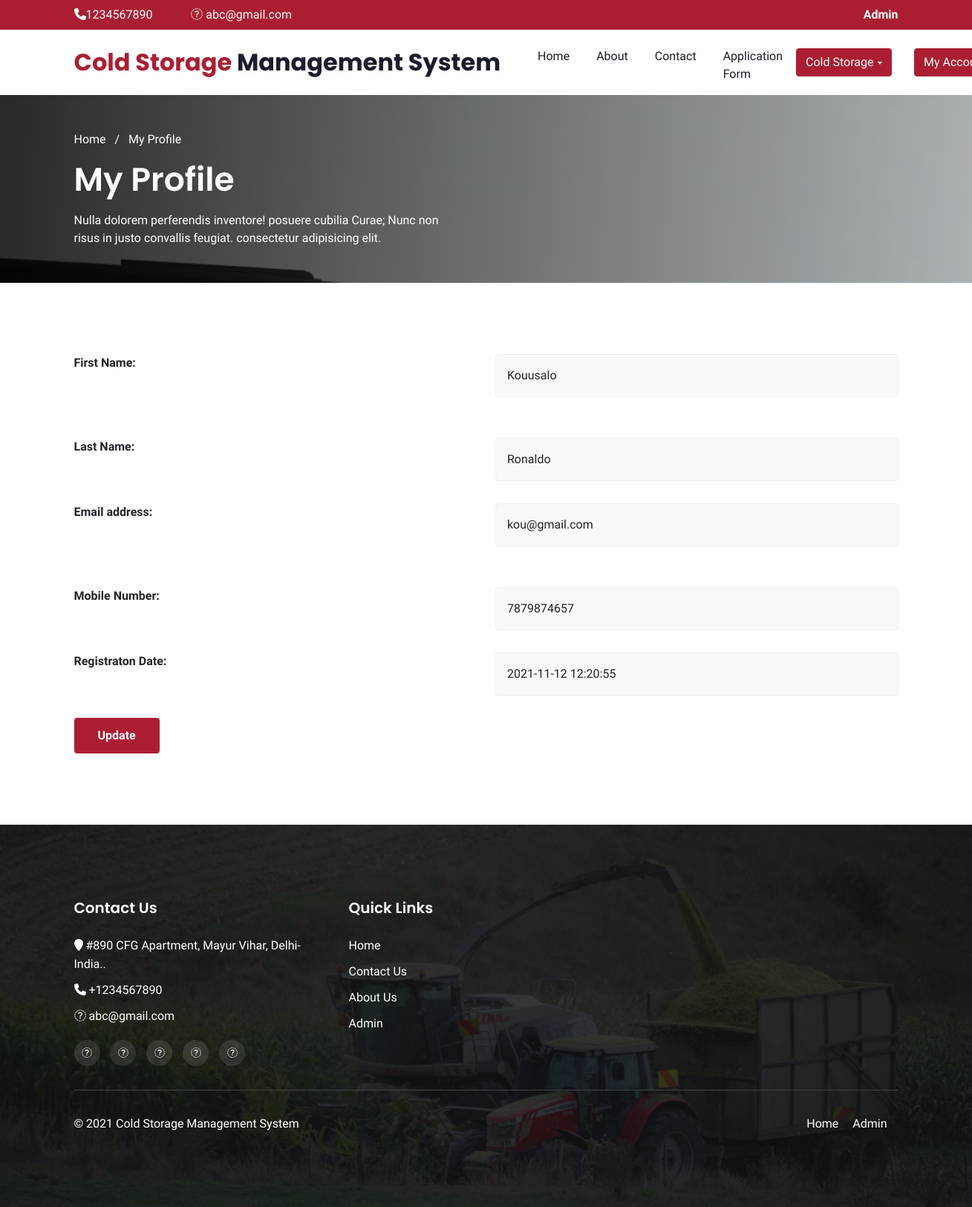
/profile.php (signed in), run on the app's committed database.
### tables this page shows
CREATE TABLE `tblpage` (
  `ID` int(10) NOT NULL,
  `PageType` varchar(200) DEFAULT NULL,
  `PageTitle` varchar(200) DEFAULT NULL,
  `PageDescription` mediumtext DEFAULT NULL,
  `Email` varchar(200) DEFAULT NULL,
  `MobileNumber` bigint(10) DEFAULT NULL,
  `UpdationDate` timestamp NULL DEFAULT NULL ON UPDATE current_timestamp()
);

CREATE TABLE `tbluser` (
  `ID` int(5) NOT NULL,
  `FirstName` varchar(200) DEFAULT NULL,
  `LastName` varchar(200) DEFAULT NULL,
  `MobileNumber` bigint(10) DEFAULT NULL,
  `Email` varchar(200) DEFAULT NULL,
  `Password` varchar(200) DEFAULT NULL,
  `RegDate` timestamp NULL DEFAULT current_timestamp()
);

### profile.php (the view, shortened to what this page needs)
<?php
include('includes/config.php');
 ?>
<!doctype html>
<html lang="en">
  <head>
    <link rel="stylesheet" href="assets/css/style-starter.css">
  </head>
  <body>
<?php include_once("includes/navbar.php");?>
<section class="w3l-contact-breadcrum">
  <div class="breadcrum-bg">
    <div class="container py-5">
      <p><a href="index.php">Home</a> &nbsp; / &nbsp; My Profile</p>
      <h2 class="my-3">My Profile</h2>
      <p>Nulla dolorem perferendis inventore! posuere cubilia Curae; Nunc non risus in justo convallis feugiat. consectetur adipisicing elit.</p>
    </div>
  </div>
</section>
<div class="contact-form section-gap pt-5" id="contact">
     <div class="container py-lg-5 py-md-4">
         <div class="contacts12-main mb-5">
             <form action="" method="post" name="signup" method="post" onsubmit="return checkpass();">
              <?php
$uid=$_SESSION['csmsuid'];
$ret=mysqli_query($con,"select * from tbluser where ID='$uid'");
while ($row=mysqli_fetch_array($ret)) {
?>
                 <div class="main-input">
                     <div class="d-grid">
                      <strong>First Name:</strong>
                         <input type="text"  id="firstname" name="firstname" required="true" value="<?php  echo $row['FirstName'];?>" class="contact-input">
                         <strong>Last Name:</strong>
                         <input type="text"  id="lastname" name="lastname" required="true" value="<?php  echo $row['LastName'];?>" class="contact-input">
                     </div>
                     <div class="d-grid">
                      <strong>Email address:</strong>
                         <input type="email" name="email" id="email" value="<?php  echo $row['Email'];?>" class="contact-input" required="true" readonly>
                         <strong>Mobile Number:</strong>
                         <input class="contact-input" type="text" value="<?php  echo $row['MobileNumber'];?>" id="mobilenumber" name="mobilenumber" required="true" maxlength="10" pattern="[0-9]{10}" readonly>
                     </div>
                     <div class="d-grid">
                      <strong>Registraton Date:</strong>
                         <input type="text" class="contact-input"  value= "<?php  echo $row['RegDate'];?>" name="password" required="true" readonly>
                     </div>
                 </div>
                 <?php } ?>
                 <div class="text-left">
                     <button type="submit" class="btn btn-secondary btn-theme2" name="submit">Update</button></div>
                 </div>
         </div>
     </div>
<?php include_once("includes/footer.php");?>
</body>
</html>

### includes/navbar.php (shortened to what this page needs)
<?php
include('includes/config.php');
?>
<section class="w3l-top-menu-1">
    <div class="top-hd">
        <div class="container">
    <header class="row top-menu-top">
        <div class="accounts col-md-9 col-6">
          <?php
$ret=mysqli_query($con,"select * from tblpage where PageType='contactus' ");
while ($row=mysqli_fetch_array($ret)) {
?>
                <li class="top_li"><span class="fa fa-phone"></span><?php  echo $row['MobileNumber'];?> </li>
                <li class="top_li1"><span class="fa fa-envelope-o"></span> <?php  echo $row['Email'];?>  </li><?php } ?>
        </div>
        <div class="social-top col-md-3 col-6">
            <div>
                <a href="admin/index.php" ><strong style="color: white; padding-left: 20px;">Admin</strong></a>
            </div>
        </div>
    </header>
</div>
</div>
</section>
<section class="w3l-bootstrap-header">
  <nav class="navbar navbar-expand-lg navbar-light py-lg-2 py-2">
    <div class="container">
      <a class="navbar-brand" href="index.php"><span class="">Cold Storage</span>  Management System</a>
      <div class="collapse navbar-collapse" id="navbarSupportedContent">
        <ul class="navbar-nav mx-auto mt-2">
          <li class="nav-item">
            <a class="nav-link" href="index.php">Home</a>
          </li>
          <li class="nav-item">
            <a class="nav-link" href="about.php">About</a>
          </li>
<li class="nav-item">
             <a class="nav-link" href="contact.php">Contact</a>
          </li>
            <li class="nav-item">
             <a class="nav-link" href="apply.php">Application Form</a>
          </li>
        </ul>
        <?php if (strlen($_SESSION['csmsuid']>0)) {?>
        <div class="dropdown" style="padding-right: 30px;">
  <button class="btn btn-secondary dropdown-toggle" type="button" id="dropdownMenuButton" data-toggle="dropdown" aria-haspopup="true" aria-expanded="false">
    Cold Storage
  </button>
</div>
      <div class="dropdown">
  <button class="btn btn-secondary dropdown-toggle" type="button" id="dropdownMenuButton" data-toggle="dropdown" aria-haspopup="true" aria-expanded="false">
    My Account
  </button>
</div><?php } ?>
      </div>
    </div>
  </nav>
</section>

### includes/footer.php (shortened to what this page needs)
<section class="w3l-footer-29-main">
  <div class="footer-29">
      <div class="container">
          <div class="d-grid grid-col-4 footer-top-29">
              <div class="footer-list-29 footer-1">
                  <h6 class="footer-title-29">Contact Us</h6>
                  <ul><?php
$ret=mysqli_query($con,"select * from tblpage where PageType='contactus' ");
while ($row=mysqli_fetch_array($ret)) {
?>
                      <li><p><span class="fa fa-map-marker"></span> <?php  echo $row['PageDescription'];?>.</p></li>
                      <li><a href="tel:+7-800-999-800"><span class="fa fa-phone"></span> +<?php  echo $row['MobileNumber'];?></a></li>
                      <li><a href="mailto:corporate-mail@support.com" class="mail"><span class="fa fa-envelope-open-o"></span> <?php  echo $row['Email'];?></a></li><?php } ?>
                  </ul>
                  <div class="main-social-footer-29">
                      <a href="#facebook" class="facebook"><span class="fa fa-facebook"></span></a>
                      <a href="#twitter" class="twitter"><span class="fa fa-twitter"></span></a>
                      <a href="#instagram" class="instagram"><span class="fa fa-instagram"></span></a>
                      <a href="#google-plus" class="google-plus"><span class="fa fa-google-plus"></span></a>
                      <a href="#linkedin" class="linkedin"><span class="fa fa-linkedin"></span></a>
                  </div>
              </div>
              <div class="footer-list-29 footer-4">
                  <ul>
                      <h6 class="footer-title-29">Quick Links</h6>
                      <li><a href="index.php">Home</a></li>
                      <li><a href="contact.php">Contact Us</a></li>
                      <li><a href="about.php">About Us</a></li>
                      <li><a href="admin/index.php">Admin</a></li>
                  </ul>
              </div>
               <div class="footer-list-29 footer-4">
              </div>
          </div>
          <div class="d-grid grid-col-2 bottom-copies">
              <p class="copy-footer-29">© 2021 Cold Storage Management System</p>
               <ul class="list-btm-29">
                      <li><a href="index.php">Home</a></li>
                      <li><a href="admin/index.php">Admin</a></li>
                  </ul>
          </div>
      </div>
  </div>
</section>

### data on the page
tblpage: MobileNumber "1234567890", Email "abc@gmail.com", PageDescription "#890 CFG Apartment, Mayur Vihar, Delhi-India."
tbluser: firstname "Kouusalo", lastname "Ronaldo", email "kou@gmail.com", mobilenumber "7879874657", password "2021-11-12 12:20:55"
